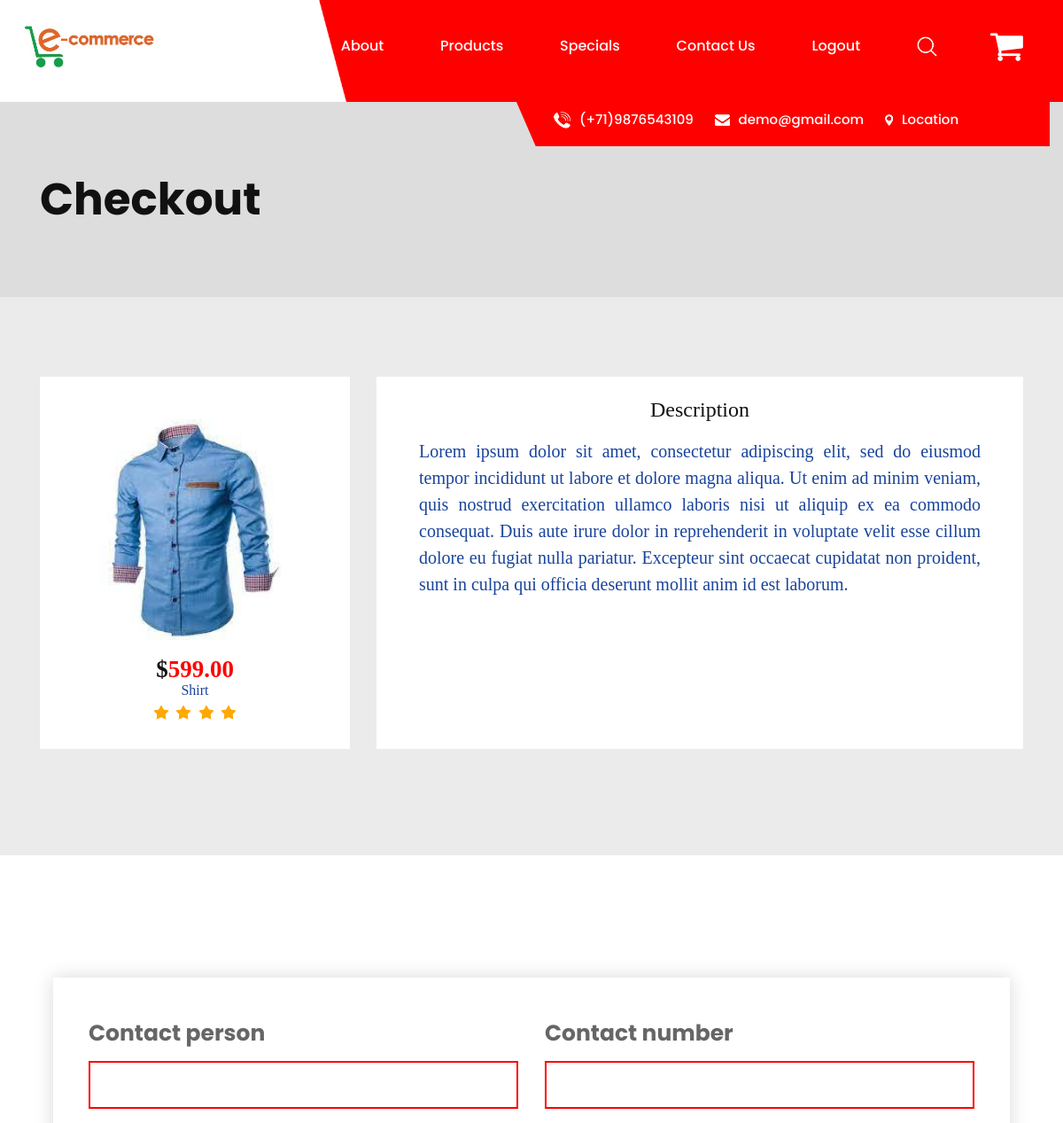
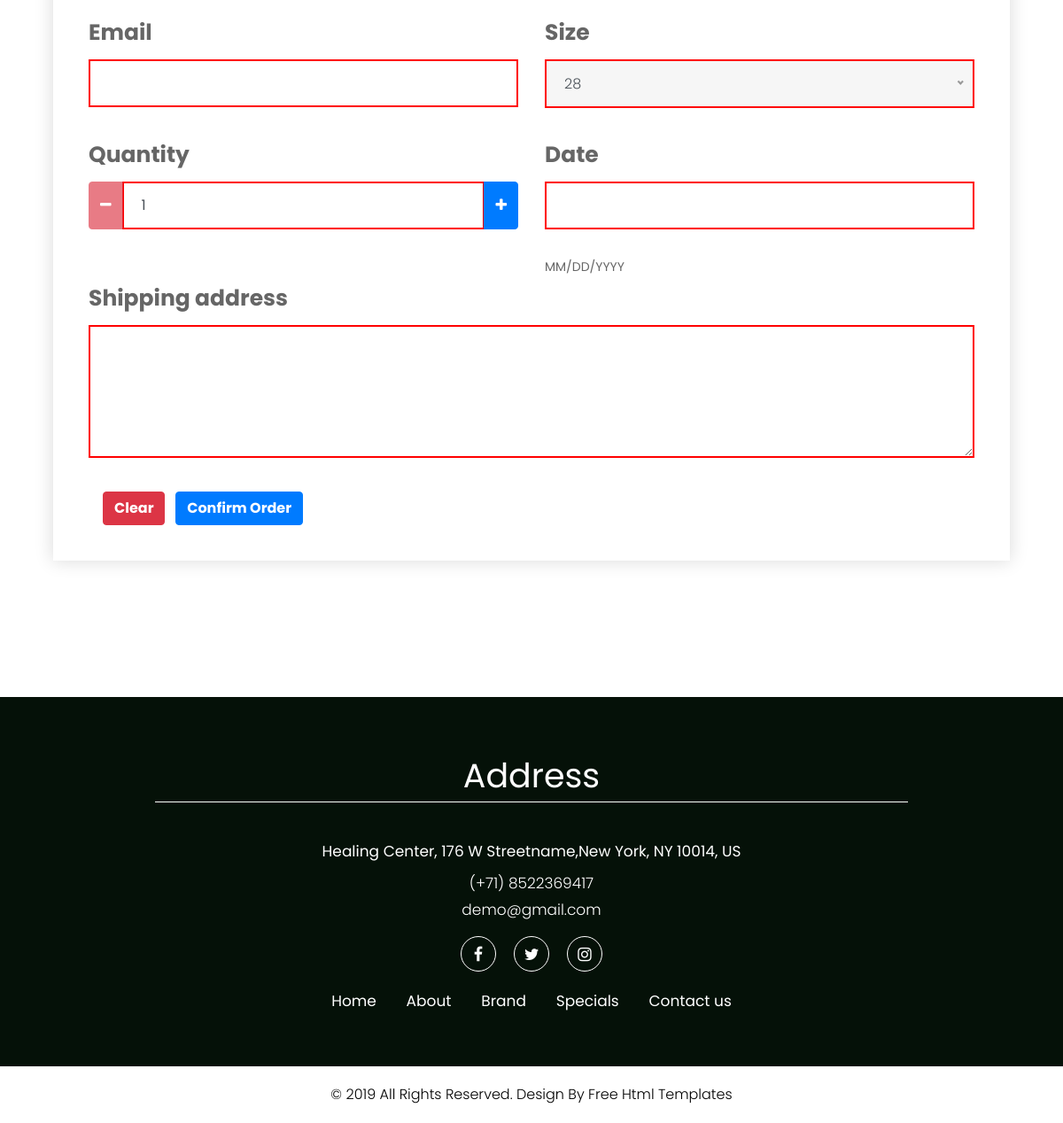
Screenshot of /checkout/1/1 (signed in) with the database file from the repository (2 pictures, top to bottom).
### Core/models.py (models this page shows, shortened)
class Product(models.Model):
    name = models.CharField(max_length=20)
    price = models.DecimalField(max_digits=7, decimal_places=2)
    description = models.CharField(max_length=2000)
    category_id = models.ForeignKey(to=Categories, on_delete=models.CASCADE)
    size_id = models.ManyToManyField(Size)
    image = models.FileField(upload_to='Product_Images/', blank=True, default='no_photo.jpg')
    deleted = models.BooleanField(default=False)

### Core/views.py (the view, shortened to what this page needs)
# urls.py: path('checkout/<int:cate_id>/<int:prod_id>', views.CheckOut, name="CheckOut"),
@login_required()
def CheckOut(request, cate_id, prod_id):
    category = Categories.objects.get(pk=cate_id)
    product = Product.objects.get(pk=prod_id)
    emp_order_form = Order_Form()
    sizes = Size.objects.filter(category_id=cate_id)
    return render(request, 'Core/checkout.html', {'order_form' : emp_order_form, 'sizes' : sizes, 'category' : category, 'product' : product})

### Core/forms.py (shortened to what this page needs)
class Order_Form(forms.ModelForm):
    def __init__(self, *args, **kwargs):
        super(Order_Form, self).__init__(*args, **kwargs)
        for field in self.fields.keys():
            self.fields.get(field).required = False
        self.label_suffix = False
    class Meta:
        model = Order
        fields = ['contact_person', 'contact_number', 'email', 'quantity', 'shipping_address', 'date']
        widgets = {
            'quantity' : forms.TextInput(attrs={'class' : 'form-control input-number', 'value' : '1', 'min' : '1', 'max' : '50'}),
            'shipping_address' : forms.Textarea(attrs={'class' : 'form-control', 'rows' : '5'}),
            'contact_person' : forms.TextInput(attrs={'class' : 'form-control'}),
            'contact_number' : forms.TextInput(attrs={'class' : 'form-control'}),
            'email' : forms.EmailInput(attrs={'class' : 'form-control'}),
            'date' : forms.DateInput(attrs={'class' : 'form-control'}),
        }
        help_texts = {
            'date' : 'MM/DD/YYYY'
        }

### Core/models.py (called while the page is built)
    def __str__(self):
        return str(self.size)

### Core/templates/Core/checkout.html (shortened to what this page needs)
{% extends 'Core/index.html' %}
{% load static %}
{% block section %}
<div class="brand_color">
    <div class="container">
        <div class="row">
            <div class="col-md-12">
                <div class="titlepage">
                    <h2>Checkout</h2>
                </div>
            </div>
        </div>
    </div>
</div>
<div class="brand-bg">
    <div class="container">
        <div class="row">
            <div class="col-xl-4 col-lg-4 col-md-4 col-sm-6 margin">
                <div class="brand_box pt-5">
                    <img class="product_img" src="{{ product.image.url }}" alt="img" />
                    <h3>$<strong class="red">{{ product.price }}</strong></h3>
                    <span>{{ product.name }}</span>
                    <i><img src="{% static 'Core/images/star.png' %}" /></i>
                    <i><img src="{% static 'Core/images/star.png' %}" /></i>
                    <i><img src="{% static 'Core/images/star.png' %}" /></i>
                    <i><img src="{% static 'Core/images/star.png' %}" /></i>
                </div>
            </div>
            <div class="col-xl-8 col-lg-8 col-md-8 col-sm-6 margin">
                <div class="brand_box py-4 h-100">
                    <h1>Description</h1>
                    <span style="font-size: 20px;text-align:justify;line-height:30px;" class="px-5 py-2 description">{{ product.description }}</span>
                </div>
            </div>
        </div>
    </div>
</div>
<div class="container my-5">
    <div class="contact">
        <div class="container">
            <div class="row">
                <div class="col-md-12">
                    <form class="main_form form-group" action="" method="POST" NOVALIDATE>
                        <div class="row">
                            <div class="col-xl-6 col-lg-6 col-md-6 col-sm-6">
                                <strong> {{ order_form.contact_person.label_tag }} </strong> <br> {{ order_form.contact_person }}
                            </div>
                            <div class="col-xl-6 col-lg-6 col-md-6 col-sm-6">
                                <strong> {{ order_form.contact_number.label_tag }} </strong> <br> {{ order_form.contact_number }}
                            </div>
                            <div class="col-xl-6 col-lg-6 col-md-6 col-sm-6">
                                <strong> {{ order_form.email.label_tag }} </strong> <br> {{ order_form.email }}
                            </div>
                            <div class="col-xl-6 col-lg-6 col-md-6 col-sm-6">
                                <div>
                                    <strong><label for="size">Size</label></strong>
                                </div>
                            </div>
                            <div class="col-xl-6 col-lg-6 col-md-6 col-sm-6 h-25">
                                <div>
                                    <strong> {{ order_form.quantity.label_tag }} </strong> <br>
                                </div>
                                <div class="input-group">
                                    <span class="input-group-prepend">
                                        <button type="button" class="btn btn-danger btn-number" disabled="disabled"
                                            data-type="minus" data-field="quantity">
                                            <span class="fa fa-minus"></span>
                                        </button>
                                    </span>
                                    {{ order_form.quantity }}
                                    <span class="input-group-append">
                                        <button type="button" class="btn btn-primary btn-number" data-type="plus"
                                            data-field="quantity">
                                            <span class="fa fa-plus"></span>
                                        </button>
                                    </span>
                                </div>
                            </div>
                            <div class="col-xl-6 col-lg-6 col-md-6 col-sm-6">
                                <strong> {{ order_form.date.label_tag }} </strong> <br> {{ order_form.date }} {{ order_form.date.help_text }} <br>
                            </div>
                            <div class="col-xl-12 col-lg-12 col-md-12 col-sm-12">
                                <strong> {{ order_form.shipping_address.label_tag }} </strong> <br> {{ order_form.shipping_address }}
                            </div>
                            <div class=" col-md-12">
                                <input class="btn btn-danger mt-2 font-weight-bold ml-3" type="reset" value="Clear">
                                <input class="btn btn-primary mt-2 font-weight-bold mx-2" type="submit"
                                    value="Confirm Order">
                            </div>
                        </div>
                    </form>
                </div>
            </div>
        </div>
    </div>
</div>
{% endblock section %}

### Core/static/Core/css/style.css (style rules this page uses)
* { box-sizing: border-box !important; transition: ease all 0.5s; }
html { scroll-behavior: smooth; }
body { color: #666666; font-size: 14px; font-family: poppins; line-height: 1.80857; font-weight: normal; overflow-x: hidden; }
h1, h2, h3, h4, h5, h6 { letter-spacing: 0; font-weight: normal; position: relative; padding: 0 0 10px 0; font-weight: normal; line-height: normal; color: #111111; margin: 0 }
h1 { font-size: 24px }
h2 { font-size: 22px }
h3 { font-size: 18px }
*, *::after, *::before { -webkit-box-sizing: border-box; -moz-box-sizing: border-box; box-sizing: border-box; }
a, .btn { text-decoration: none !important; outline: none !important; -webkit-transition: all .3s ease-in-out; -moz-transition: all .3s ease-in-out; -ms-transition: all .3s ease-in-out; -o-transition: all .3s ease-in-out; transition: all .3s ease-in-out; }
img { max-width: 100%; height: auto; }
.product_img { height: 250px; width: 200px; }
button { border: 0; margin: 0; padding: 0; cursor: pointer; }
.brand-bg { background: #ebebeb; padding: 90px 0px; font-family: Myriad Pro; }
.margin { margin-bottom: 30px; }
.brand-bg .brand_box { background: #fff; text-align: center; padding: 0px 0px 30px 0px; }
.brand-bg .brand_box>img { height: 250px; width: auto; }
.brand-bg .brand_box h3 { font-size: 27px; font-weight: bold; color: #131313; padding: 17px 0px 0px 0px; }
.red { color: #ff0000; }
.brand-bg .brand_box span { display: block; color: #19449b; font-size: 16px; line-height: 16px; padding-bottom: 3px; }
.brand-bg .brand_box i { padding: 0px 2px; }
.contact { background: #ffffff; padding: 90px 0px; }
.titlepage { padding-bottom: 60px; }
.titlepage h2 { font-size: 50px; line-height: 40px; font-weight: bold; padding: 0; }
.contact .main_form { background: #fff; box-shadow: #ddd 0px 0px 19px 1px; padding: 40px; }
.form-control { border: #ff0000 solid 2px; border-radius: inherit; margin-bottom: 30px; padding: 13px 20px; font-family: poppins; }
.brand_color { background-color: #ddd; }
.brand_color .titlepage { margin-top: 90px; padding-bottom: 90px; }

### Core/templates/Core/checkout.html (style rules this page uses)
label { font-size: 25px; }

### rows the page displays
Product: image (picture), price "599.00", name "Shirt", description "Lorem ipsum dolor sit amet, consectetur adipiscing elit, sed do eiusmod tempor incididunt ut labore et dolore magna aliqua. Ut enim ad minim veniam, quis nostrud exercitation ullamco laboris nisi ut aliquip ex ea commodo consequat. Duis aute irure dolor in reprehenderit in voluptate velit esse cillum dolore eu fugiat nulla pariatur. Excepteur sint occaecat cupidatat non proident, sunt in culpa qui officia deserunt mollit anim id est laborum."

### other values shown
{{ order_form.contact_person.label_tag }} "Contact person"
{{ order_form.contact_number.label_tag }} "Contact number"
{{ order_form.email.label_tag }} "Email"
{{ order_form.quantity.label_tag }} "Quantity"
{{ order_form.date.label_tag }} "Date"
{{ order_form.date.help_text }} "MM/DD/YYYY"
{{ order_form.shipping_address.label_tag }} "Shipping address"
